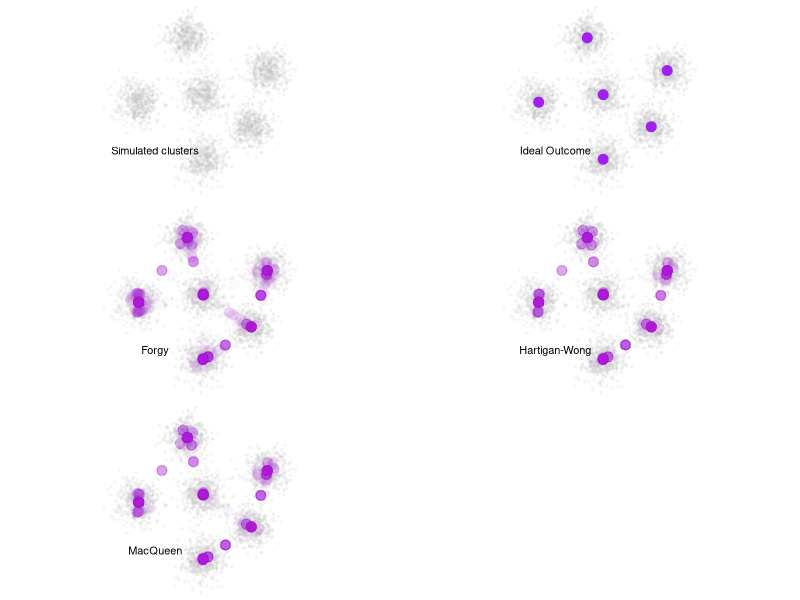

Write the R code that produced this figure.
## ---- chunk 1
sd <- 13
n <- 500
seed <- 100
library(scales)

#Generate data (6 clusters)
set.seed(seed)
df <- rbind(data.frame(x = rnorm(n,-70,sd), y = rnorm(n,10,sd)),
            data.frame(x = rnorm(n,10,sd), y = rnorm(n,20,sd)),
            data.frame(x = rnorm(n,10,sd), y = rnorm(n,-60,sd)),
            data.frame(x = rnorm(n,70,sd), y = rnorm(n,-20,sd)),
            data.frame(x = rnorm(n,90,sd), y = rnorm(n,50,sd)),
            data.frame(x = rnorm(n,-10,sd), y = rnorm(n,90,sd)))
df$cluster <- rep(1:6,rep(n,6))
cent <- aggregate(df[,1:2], by = list(df[,3]), mean)

par(mfrow=c(3,2))
#Graph data
  op <- par(mar = rep(0, 4)) 
  plot(df$x, df$y, yaxt='n', ann=FALSE, xaxt='n',  col = alpha("grey",0.1), 
       frame.plot=FALSE, pch = 19, cex = 0.5, asp = 1)
  text(-50,-50,"Simulated clusters")

#Ideal
  op <- par(mar = rep(0, 4)) 
  plot(df$x, df$y, yaxt='n', ann=FALSE, xaxt='n',  col = alpha("grey",0.1), 
       frame.plot=FALSE, pch = 19, cex = 0.5, asp = 1)
  text(-50,-50,"Ideal Outcome")
  points(cent[,2], cent[,3], col = "purple", pch = 19, cex = 2)
  par(op)
  
#Forgy
op <- par(mar = rep(0, 4)) 
plot(df$x, df$y, yaxt='n', ann=FALSE, xaxt='n',  col = alpha("grey",0.1), 
     frame.plot=FALSE, pch = 19, cex = 0.5, asp = 1)
text(-50,-50,"Forgy")
for(i in 1:500){
  cl <- kmeans(df, 6,  algorithm = "Forgy")
  cent <- cbind(cl$centers, 1:6)
  points(cent[,1], cent[,2], col = alpha("purple",1/50), pch = 19, cex = 2)
}
par(op)


#Hartigan-Wong
op <- par(mar = rep(0, 4)) 
plot(df$x, df$y, yaxt='n', ann=FALSE, xaxt='n',  col = alpha("grey",0.1), 
     frame.plot=FALSE, pch = 19, cex = 0.5, asp = 1)
text(-50,-50,"Hartigan-Wong")

for(i in 1:500){
  cl <- kmeans(df, 6, algorithm = "Hartigan-Wong")
  cent <- cbind(cl$centers, 1:6)
  points(cent[,1], cent[,2], col = alpha("purple",1/50), pch = 19, cex = 2)
}
  par(op)

#MacQueen
plot(df$x, df$y, yaxt='n', ann=FALSE, xaxt='n',  col = alpha("grey",0.1), 
     frame.plot=FALSE, pch = 19, cex = 0.5, asp = 1)
text(-50,-50,"MacQueen")

for(i in 1:500){
  cl <- kmeans(df, 6, algorithm = "MacQueen")
  cent <- cbind(cl$centers, 1:6)
  points(cent[,1], cent[,2], col = alpha("purple",1/50), pch = 19, cex = 2)
}
  par(op)
